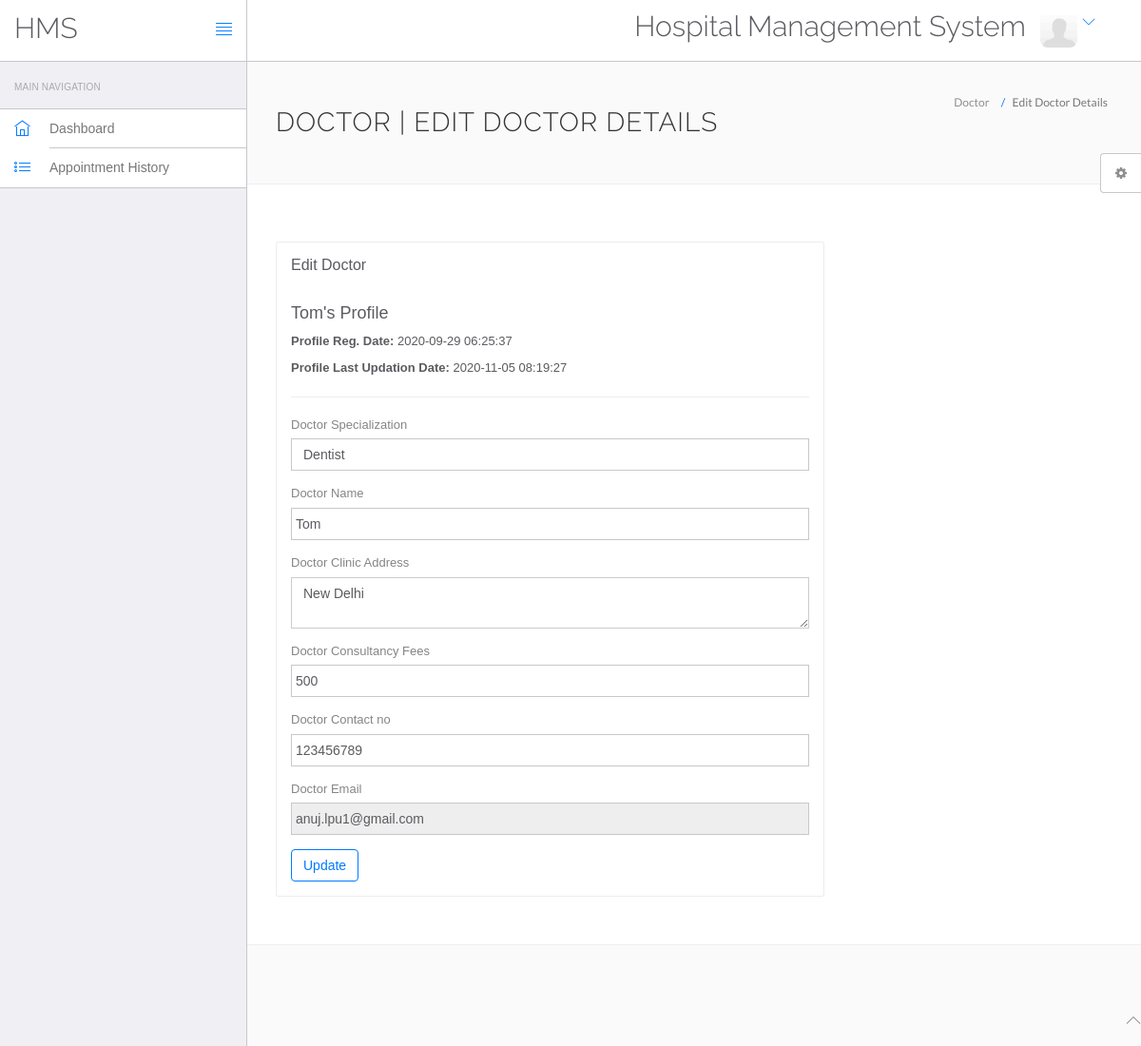
The app's page /hms/doctor/edit-profile.php (signed in) with its own data.
### tables this page shows
CREATE TABLE `doctors` (
  `id` int(11) NOT NULL,
  `specilization` varchar(255) DEFAULT NULL,
  `doctorName` varchar(255) DEFAULT NULL,
  `address` longtext DEFAULT NULL,
  `docFees` varchar(255) DEFAULT NULL,
  `contactno` bigint(11) DEFAULT NULL,
  `docEmail` varchar(255) DEFAULT NULL,
  `password` varchar(255) DEFAULT NULL,
  `creationDate` timestamp NULL DEFAULT current_timestamp(),
  `updationDate` timestamp NULL DEFAULT NULL ON UPDATE current_timestamp()
);

### hms/doctor/edit-profile.php (the view, shortened to what this page needs)
<?php
include('include/config.php');
?>
<!DOCTYPE html>
<html lang="en">
	<head>
		<link rel="stylesheet" href="vendor/bootstrap/css/bootstrap.min.css">
		<link rel="stylesheet" href="vendor/fontawesome/css/font-awesome.min.css">
		<link rel="stylesheet" href="vendor/themify-icons/themify-icons.min.css">
		<link href="vendor/animate.css/animate.min.css" rel="stylesheet" media="screen">
		<link href="vendor/perfect-scrollbar/perfect-scrollbar.min.css" rel="stylesheet" media="screen">
		<link href="vendor/switchery/switchery.min.css" rel="stylesheet" media="screen">
		<link href="vendor/bootstrap-touchspin/jquery.bootstrap-touchspin.min.css" rel="stylesheet" media="screen">
		<link href="vendor/select2/select2.min.css" rel="stylesheet" media="screen">
		<link href="vendor/bootstrap-datepicker/bootstrap-datepicker3.standalone.min.css" rel="stylesheet" media="screen">
		<link href="vendor/bootstrap-timepicker/bootstrap-timepicker.min.css" rel="stylesheet" media="screen">
		<link rel="stylesheet" href="assets/css/styles.css">
		<link rel="stylesheet" href="assets/css/plugins.css">
		<link rel="stylesheet" href="assets/css/themes/theme-1.css" id="skin_color" />
	</head>
	<body>
		<div id="app">
<?php include('include/sidebar.php');?>
			<div class="app-content">
				<?php include('include/header.php');?>
				<div class="main-content" >
					<div class="wrap-content container" id="container">
						<section id="page-title">
							<div class="row">
								<div class="col-sm-8">
									<h1 class="mainTitle">Doctor | Edit Doctor Details</h1>
																	</div>
								<ol class="breadcrumb">
									<li>
										<span>Doctor</span>
									</li>
									<li class="active">
										<span>Edit Doctor Details</span>
									</li>
								</ol>
							</div>
						</section>
						<div class="container-fluid container-fullw bg-white">
							<div class="row">
								<div class="col-md-12">
									<div class="row margin-top-30">
										<div class="col-lg-8 col-md-12">
											<div class="panel panel-white">
												<div class="panel-heading">
													<h5 class="panel-title">Edit Doctor</h5>
												</div>
												<div class="panel-body">
									<?php $sql=mysqli_query($con,"select * from doctors where docEmail='".$_SESSION['dlogin']."'");
while($data=mysqli_fetch_array($sql))
{
?>
<h4><?php echo htmlentities($data['doctorName']);?>'s Profile</h4>
<p><b>Profile Reg. Date: </b><?php echo htmlentities($data['creationDate']);?></p>
<?php if($data['updationDate']){?>
<p><b>Profile Last Updation Date: </b><?php echo htmlentities($data['updationDate']);?></p>
<?php } ?>
<hr />
													<form role="form" name="adddoc" method="post" onSubmit="return valid();">
														<div class="form-group">
															<label for="DoctorSpecialization">
																Doctor Specialization
															</label>
							<select name="Doctorspecialization" class="form-control" required="required">
					<option value="<?php echo htmlentities($data['specilization']);?>">
					<?php echo htmlentities($data['specilization']);?></option>
															</select>
														</div>
<div class="form-group">
															<label for="doctorname">
																 Doctor Name
															</label>
	<input type="text" name="docname" class="form-control" value="<?php echo htmlentities($data['doctorName']);?>" >
														</div>
<div class="form-group">
															<label for="address">
																 Doctor Clinic Address
															</label>
					<textarea name="clinicaddress" class="form-control"><?php echo htmlentities($data['address']);?></textarea>
														</div>
<div class="form-group">
															<label for="fess">
																 Doctor Consultancy Fees
															</label>
		<input type="text" name="docfees" class="form-control" required="required"  value="<?php echo htmlentities($data['docFees']);?>" >
														</div>
<div class="form-group">
									<label for="fess">
																 Doctor Contact no
															</label>
					<input type="text" name="doccontact" class="form-control" required="required"  value="<?php echo htmlentities($data['contactno']);?>">
														</div>
<div class="form-group">
									<label for="fess">
																 Doctor Email
															</label>
					<input type="email" name="docemail" class="form-control"  readonly="readonly"  value="<?php echo htmlentities($data['docEmail']);?>">
														</div>
														<?php } ?>
														<button type="submit" name="submit" class="btn btn-o btn-primary">
															Update
														</button>
													</form>
												</div>
											</div>
										</div>
											</div>
										</div>
								</div>
					</div>
				</div>
			</div>
	<?php include('include/footer.php');?>
	<?php include('include/setting.php');?>
		</div>
	</body>
</html>

### hms/doctor/assets/css/themes/theme-1.css (style rules this page uses)
body { background: #FAFAFA; }

### records on screen
doctors: doctorName "Tom", creationDate "2020-09-29 06:25:37", updationDate "2020-11-05 08:19:27", Doctorspecialization "Dentist", docname "Tom", clinicaddress "New Delhi", docfees "500", doccontact "123456789", docemail "anuj.lpu1@gmail.com"
